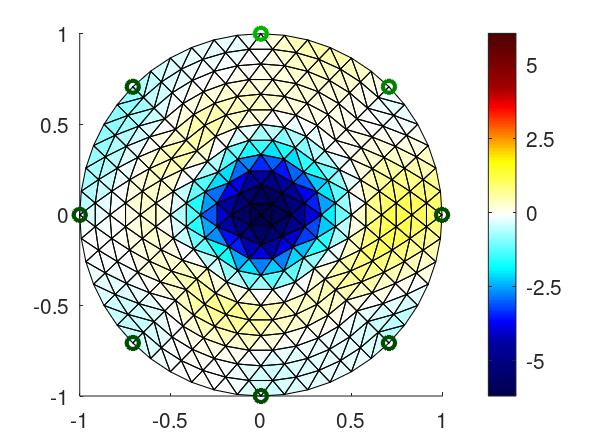
#> input picture finaldataset/non_malignant/111.jpg, 593 x 444 px, found by its file name
$ jupyter execute image_regenerate.ipynb
#> lines starting #> are read from the running program, lines starting #| are printed output that depends on the picture
[cell 1]
import os
from PIL import Image, ImageEnhance, ImageOps
import random

# Load the selected image
image_path = "E:/octave/projectfolter/dataset/nonmalignant/111.jpg"  # Replace with your image path
original_image = Image.open(image_path)
#> original_image is the input picture: PIL image 593x444 RGB; mean R, G, B 208.4, 216.4, 213.3

# Create output directory
output_dir = "image_variations"
os.makedirs(output_dir, exist_ok=True)

# Function to apply random transformations
def random_transform(image):
    # Random rotation between -15 and 15 degrees
    image = image.rotate(random.uniform(-180, 180))

    # Random brightness adjustment
    enhancer = ImageEnhance.Brightness(image)
    image = enhancer.enhance(random.uniform(0.8, 1.2))

    # Random color adjustment
    enhancer = ImageEnhance.Color(image)
    image = enhancer.enhance(random.uniform(0.8, 1.2))

    # Random contrast adjustment
    enhancer = ImageEnhance.Contrast(image)
    image = enhancer.enhance(random.uniform(0.8, 1.2))

    # Optionally flip horizontally
    if random.choice([True, False]):
        image = ImageOps.mirror(image)

    return image

# Generate 100 variations
for i in range(1, 201):
    transformed_image = random_transform(original_image)
    transformed_image.save(f"{output_dir}/variation_6{i}.jpg")
#> this loop made 200 passes
#> pass 1, in random_transform, `image = image.rotate(random.uniform(-180, 180))`:
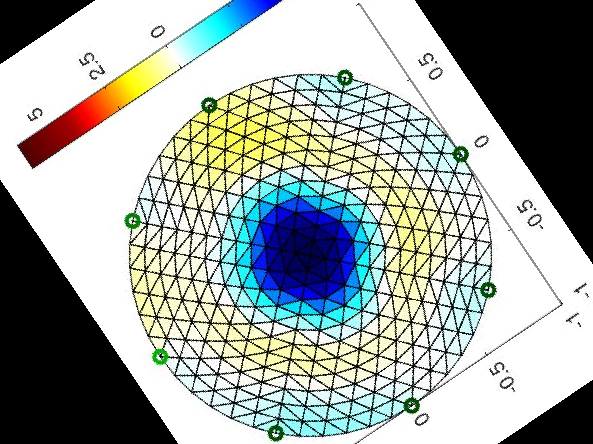
#> image: PIL image 593x444 RGB; mean R, G, B 159.5, 167.4, 163.1
#> pass 1, in random_transform, `image = enhancer.enhance(random.uniform(0.8, 1.2))`:
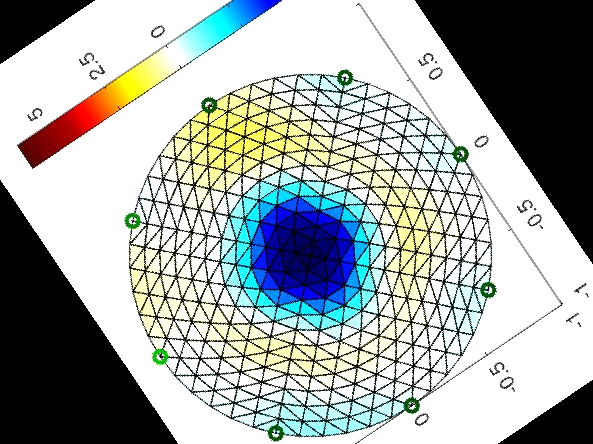
#> image: PIL image 593x444 RGB; mean R, G, B 162.9, 170, 167.6
#> after the loop:
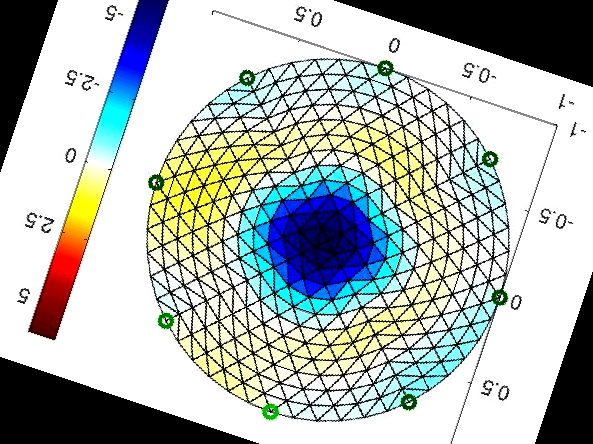
#> transformed_image: PIL image 593x444 RGB; mean R, G, B 175.1, 184, 180

print(f"100 image variations saved in '{output_dir}' directory.")

$ run again, with finaldataset/non_malignant/variation_51.jpg copied over finaldataset/non_malignant/111.jpg
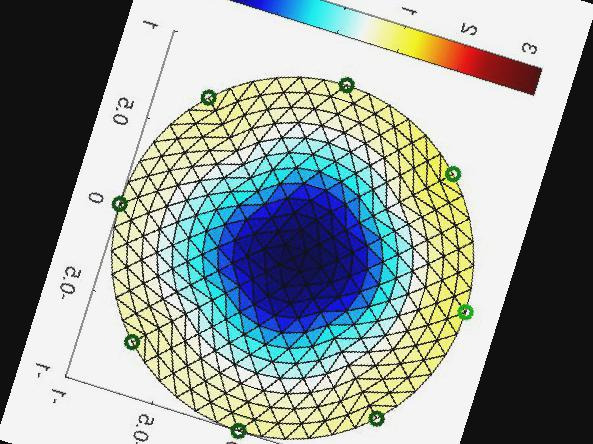
#> input picture finaldataset/non_malignant/variation_51.jpg, 593 x 444 px, found by its file name
#> original_image is the input picture: PIL image 593x444 RGB; mean R, G, B 146.6, 155.8, 153.4
#> the loop `for i in range(1, 201):` made 200 passes
#> pass 1, in random_transform, `image = enhancer.enhance(random.uniform(0.8, 1.2))`:
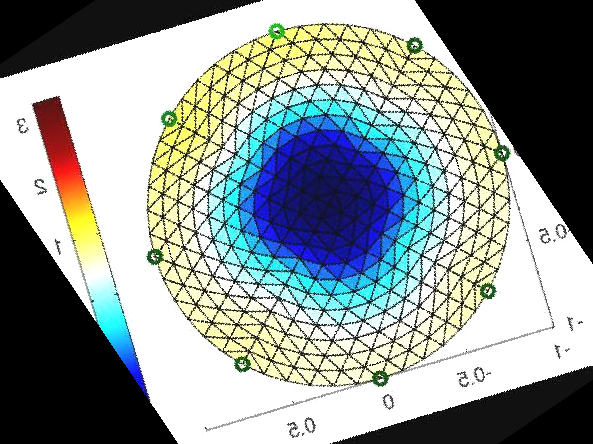
#> image: PIL image 593x444 RGB; mean R, G, B 141.7, 151.2, 150
#> after the loop `for i in range(1, 201):`:
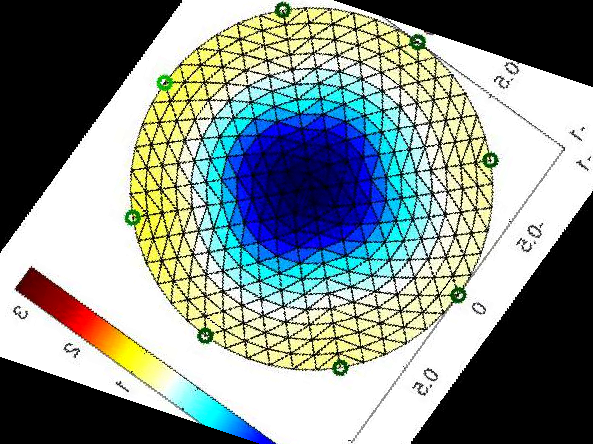
#> transformed_image: PIL image 593x444 RGB; mean R, G, B 133, 144.2, 141.6

$ run again, with finaldataset/non_malignant/variation_5102.jpg copied over finaldataset/non_malignant/111.jpg
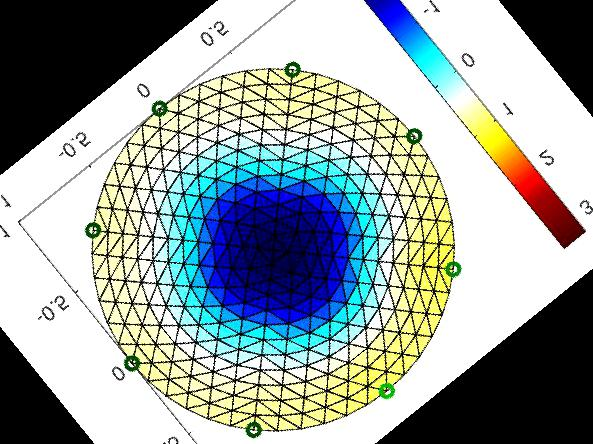
#> input picture finaldataset/non_malignant/variation_5102.jpg, 593 x 444 px, found by its file name
#> original_image is the input picture: PIL image 593x444 RGB; mean R, G, B 152.7, 163.1, 162.4
#> the loop `for i in range(1, 201):` made 200 passes
#> pass 1, in random_transform, `image = enhancer.enhance(random.uniform(0.8, 1.2))`:
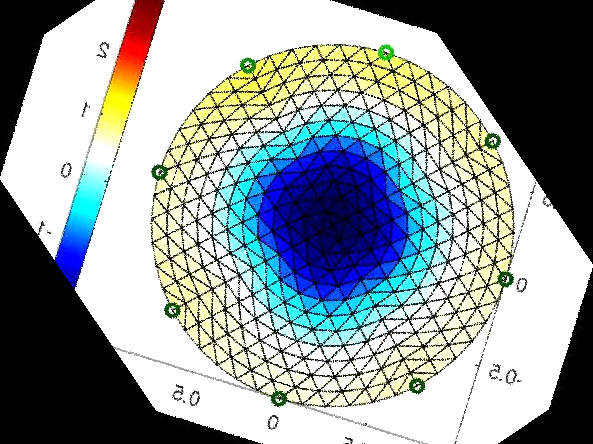
#> image: PIL image 593x444 RGB; mean R, G, B 144.7, 155.3, 157
#> after the loop `for i in range(1, 201):`:
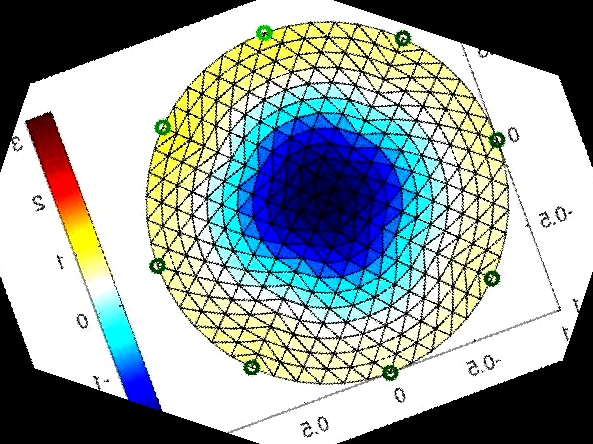
#> transformed_image: PIL image 593x444 RGB; mean R, G, B 148.2, 160.1, 159.1

$ run again, with finaldataset/non_malignant/variation_5103.jpg copied over finaldataset/non_malignant/111.jpg
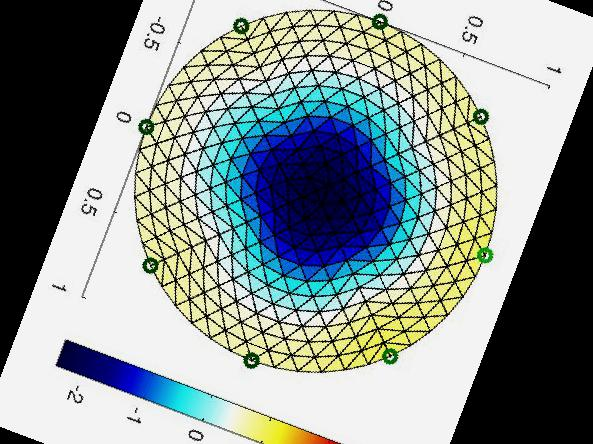
#> input picture finaldataset/non_malignant/variation_5103.jpg, 593 x 444 px, found by its file name
#> original_image is the input picture: PIL image 593x444 RGB; mean R, G, B 139, 149.1, 147.8
#> the loop `for i in range(1, 201):` made 200 passes
#> pass 1, in random_transform, `image = enhancer.enhance(random.uniform(0.8, 1.2))`:
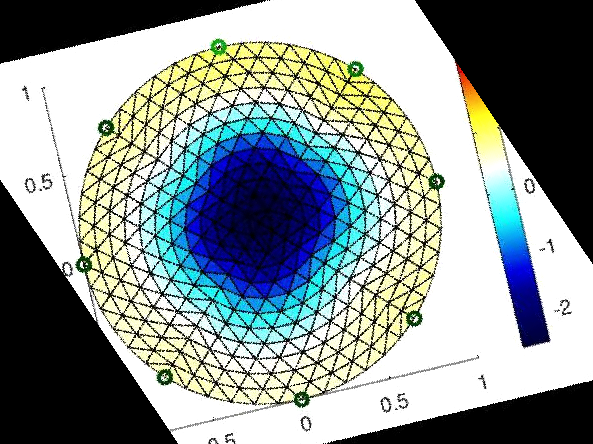
#> image: PIL image 593x444 RGB; mean R, G, B 138.4, 149.1, 148.8
#> after the loop `for i in range(1, 201):`:
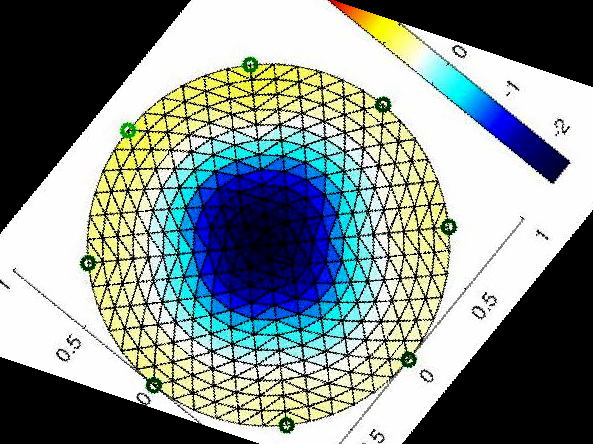
#> transformed_image: PIL image 593x444 RGB; mean R, G, B 130, 142, 139.9
